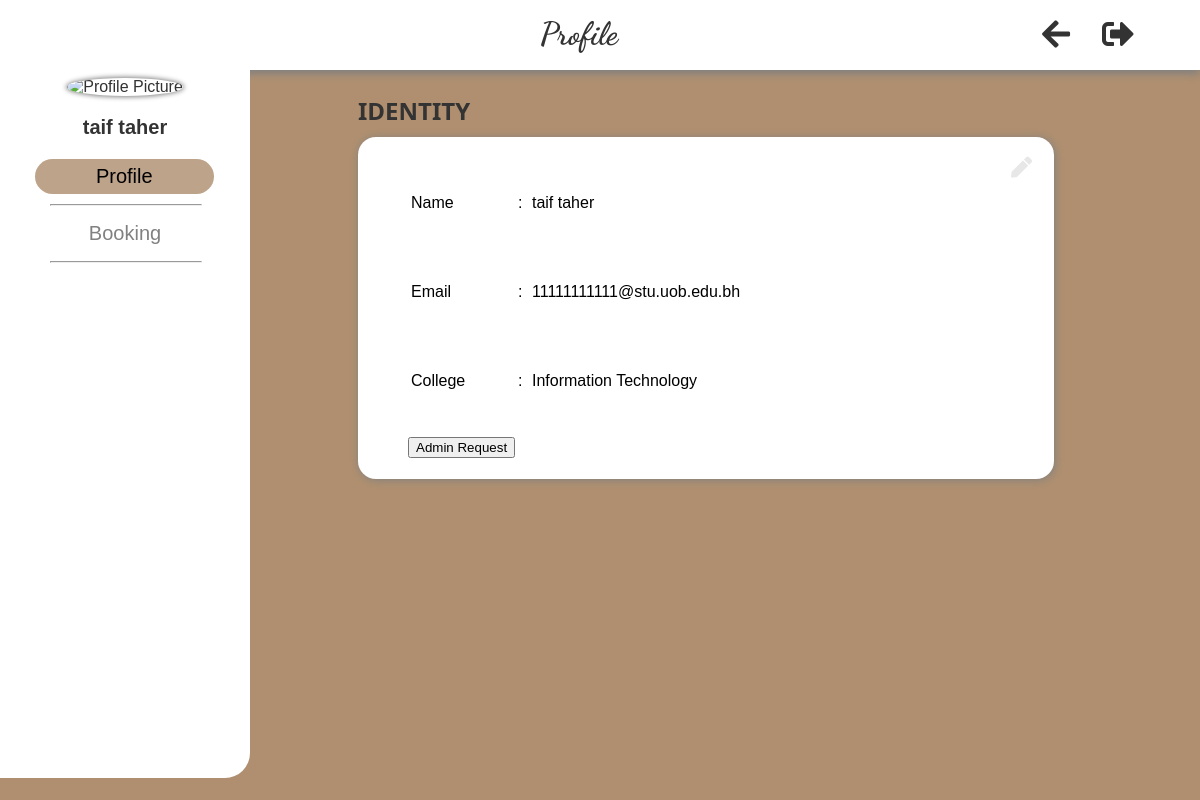
The page /userprofile2.php (signed in) on the database its author committed.
### tables this page shows
CREATE TABLE `user` (
  `id` int(11) NOT NULL,
  `email` varchar(30) NOT NULL,
  `pass` varchar(64) NOT NULL,
  `Fname` varchar(20) DEFAULT NULL,
  `Lname` varchar(20) DEFAULT NULL,
  `role` enum('user','admin','pending') DEFAULT 'user',
  `profil_pic` varchar(255) DEFAULT NULL
);

### userprofile2.php (the view, shortened to what this page needs)
<?php
$servername = "localhost";
$username = "root";
$password = "";
$dbname = "my_db";
try {
    $conn = new PDO("mysql:host=$servername;dbname=$dbname", $username, $password);
    $conn->setAttribute(PDO::ATTR_ERRMODE, PDO::ERRMODE_EXCEPTION);
} catch (PDOException $e) {
    die("Connection failed: " . $e->getMessage());
}
function getUserData($conn, $userId) {
    try {
        $stmt = $conn->prepare("SELECT * FROM user WHERE id = :id");
        $stmt->bindParam(':id', $userId);
        $stmt->execute();
        return $stmt->fetch(PDO::FETCH_ASSOC);
    } catch (PDOException $e) {
        echo "Error: " . $e->getMessage();
        return null;
    }
}
if (isset($_SESSION['user_id'])) {
    $userId = $_SESSION['user_id'];
    $userData = getUserData($conn, $userId);
} else {
    echo "You need to log in first to access your profile.";
    exit;
}
?>
<!DOCTYPE html>
<html lang="en">
<head>
    <link rel="stylesheet" href="userprofile2.css">
    <link rel="stylesheet" href="https://cdnjs.cloudflare.com/ajax/libs/font-awesome/5.12.1/css/all.min.css">
</head>
<body>
    <div class="navbar-top">
        <div class="title">
            <h1>Profile</h1>
        </div>
        <ul>
            <li>
                <a href="javascript:history.back()">
                    <i class="fa fa-arrow-left fa-2x"></i>
                </a>
            </li>
            <li>
                <a href="logout.php">
                    <i class="fa fa-sign-out-alt fa-2x"></i>
                </a>
            </li>
        </ul>
    </div>
    <div class="sidenav">
        <div class="profile">
            <img id="profileImage" src="<?= htmlspecialchars($userData['profil_pic']) ?: 'https://static-00.iconduck.com/assets.00/avatar-default-icon-2048x2048-h6w375ur.png' ?>" alt="Profile Picture" width="100" height="100">
            <div class="name" id="profileName">
                <?= htmlspecialchars($userData['Fname']) . " " .  htmlspecialchars($userData['Lname']) ?>
            </div>
        </div>
        <div class="sidenav-url">
            <div class="url">
                <a href="#profile" class="active">Profile</a>
                <hr align="center">
            </div>
            <div class="url">
                <a href="booking_table.php">Booking</a>
                <hr align="center">
            </div>
        </div>
    </div>
    <div class="main">
        <h2>IDENTITY</h2>
        <div class="card">
            <div class="card-body">
                <i class="fa fa-pen fa-xs edit" id="editButton" onclick="toggleEdit()"></i>
                <table>
                    <tbody>
                        <tr>
                            <td>Name</td>
                            <td>:</td>
                            <td id="displayName"><?= htmlspecialchars($userData['Fname']) . " " .  htmlspecialchars($userData['Lname']) ?></td>
                        </tr>
                        <tr>
                            <td>Email</td>
                            <td>:</td>
                            <td><?= htmlspecialchars($userData['email']) ?></td>
                        </tr>
                        <tr>
                            <td>College</td>
                            <td>:</td>
                            <td>Information Technology</td>
                        </tr>
                    </tbody>
                </table>
                <form method='POST'  style='display:inline;'>
    <button type='submit' name='pending_role'>Admin Request</button>
</form>
            </div>
        </div>
    </div>
</body>
</html>

### userprofile2.css (style rules this page uses)
* { margin: 0; }
body { background-color: #AF8F6F; font-family: Arial; overflow: hidden; }
.navbar-top { background-color: #fff; color: #333; box-shadow: 0px 4px 8px 0px grey; height: 70px; }
.title { font-family: 'Dancing Script', cursive; padding-top: 15px; position: absolute; left: 45%; }
.navbar-top ul { float: right; list-style-type: none; margin: 0; overflow: hidden; padding: 18px 50px 0 40px; }
.navbar-top ul li { float: left; }
.navbar-top ul li a { color: #333; padding: 14px 16px; text-align: center; text-decoration: none; }
.sidenav { background-color: #fff; color: #333; border-bottom-right-radius: 25px; height: 86%; left: 0; overflow-x: hidden; padding-top: 20px; position: absolute; top: 70px; width: 250px; }
.profile { margin-bottom: 20px; margin-top: -12px; text-align: center; }
.profile img { border-radius: 50%; box-shadow: 0px 0px 5px 1px grey; }
.name { font-size: 20px; font-weight: bold; padding-top: 20px; }
.url, hr { text-align: center; }
.url hr { margin-left: 20%; width: 60%; }
.url a { color: #818181; display: block; font-size: 20px; margin: 10px 0; padding: 6px 8px; text-decoration: none; }
.url a:hover, .url .active { background-color: #af8f6fd0; border-radius: 28px; color: #000; margin-left: 14%; width: 65%; }
.main { margin-top: 2%; margin-left: 29%; font-size: 28px; padding: 0 10px; width: 58%; }
.main h2 { color: #333; font-family: 'Segoe UI', Tahoma, Geneva, Verdana, sans-serif; font-size: 24px; margin-bottom: 10px; }
.main .card { background-color: #fff; border-radius: 18px; box-shadow: 1px 1px 8px 0 grey; height: auto; margin-bottom: 20px; padding: 20px 0 20px 50px; }
.main .card table { border: none; font-size: 16px; height: 270px; width: 80%; }
.edit { position: absolute; color: #e7e7e8; right: 14%; }

### rows shown on the page
user: Fname "taif", Lname "taher", email "11111111111@stu.uob.edu.bh"
